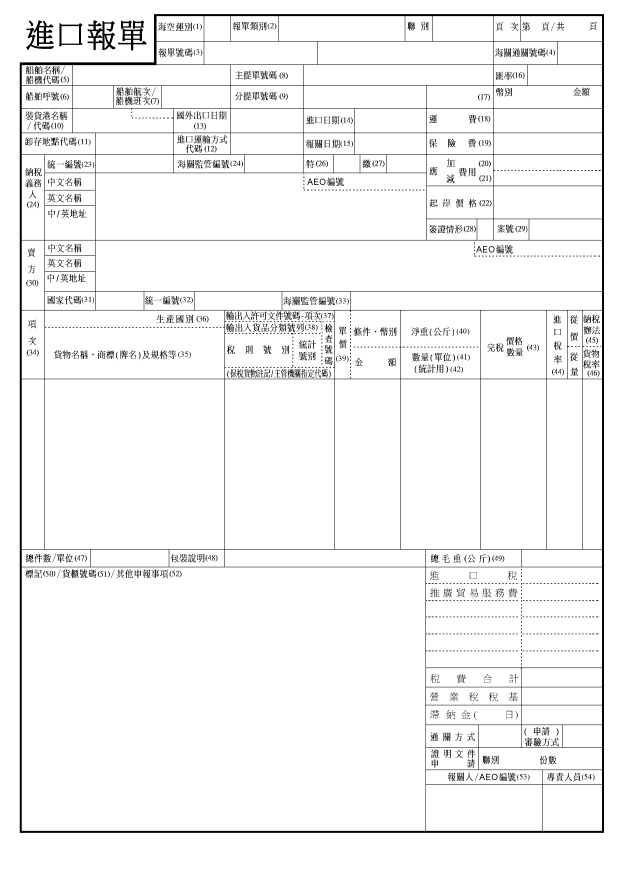
#> input picture vision/image/import_template.png, 2469 x 3496 px (shown at 1/4 size)
$ python table_detection_test.py
#> lines starting #> are read from the running program, lines starting #| are printed output that depends on the picture; after the words box and inside, x2 and y2 are one past the last pixel; in counts of white or black regions, pixels touching at a corner belong together
### vision/module/table_detection.py

import sys
import math
import cv2
import numpy as np
import pandas as pd
# import pytesseract

def is_vertical(line):
    return line[0]==line[2]

def is_horizontal(line):
    return line[1]==line[3]

def overlapping_filter(lines, sorting_index):
    separation = 5
    filtered_lines = []

    lines = sorted(lines, key=lambda lines: lines[sorting_index])

    for i in range(len(lines)):
            l_curr = lines[i]
            if(i>0):
                l_prev = lines[i-1]
                if ( (l_curr[sorting_index] - l_prev[sorting_index]) > separation):
                    filtered_lines.append(l_curr)
            else:
                filtered_lines.append(l_curr)

    return filtered_lines

def detect_lines(image, title='hough_line', rho = 1, theta = np.pi/180, threshold = 50, minLinLength = 290, maxLineGap = 6, display = False, write = False):
    print('[START] detecting lines via Hough transform ...')
    # Check if image is loaded fine
    gray = cv2.cvtColor(image, cv2.COLOR_BGR2GRAY)
    # (thresh, gray) = cv.threshold(gray, 0, 255, cv.THRESH_BINARY | cv.THRESH_OTSU)
    if gray is None:
        print ('Error opening image!')
        return -1

    dst = cv2.Canny(gray, 50, 150, None, 3)

    # Copy edges to the images that will display the results in BGR
    cImage = np.copy(image)

    #linesP = cv.HoughLinesP(dst, 1 , np.pi / 180, 50, None, 290, 6)
    linesP = cv2.HoughLinesP(dst, rho , theta, threshold, None, minLinLength, maxLineGap)

    horizontal_lines = []
    vertical_lines = []

    if linesP is not None:
        #for i in range(40, nb_lines):
        print('seperating lines into horizontal and vertical lines ...')
        for i in range(0, len(linesP)):
            l = linesP[i][0]
            # print(l)
            if (is_vertical(l)):
                vertical_lines.append(l)

            elif (is_horizontal(l)):
                horizontal_lines.append(l)
        # remove overlapping lines(distance in 5 pixels) with the same angle
        horizontal_lines = overlapping_filter(horizontal_lines, 1)
        vertical_lines = overlapping_filter(vertical_lines, 0)

    display = True
    if (display):
        for i, line in enumerate(horizontal_lines):
            cv2.line(cImage, (line[0], line[1]), (line[2], line[3]), (0,255,0), 2, cv2.LINE_AA)

            cv2.putText(cImage, str(i) + "h", (line[0] + 5, line[1]), cv2.FONT_HERSHEY_SIMPLEX,
                       0.5, (0, 0, 0), 1, cv2.LINE_AA)

        for i, line in enumerate(vertical_lines):
            cv2.line(cImage, (line[0], line[1]), (line[2], line[3]), (0,0,255), 2, cv2.LINE_AA)
            cv2.putText(cImage, str(i) + "v", (line[0], line[1] + 5), cv2.FONT_HERSHEY_SIMPLEX,
                       0.5, (0, 0, 0), 1, cv2.LINE_AA)

        # cv2.imshow("Source", cImage)
        # #cv.imshow("Canny", cdstP)
        # cv2.waitKey(0)
        # cv2.destroyAllWindows()

    if (write):
        print('saving detected lines image ...')
        cv2.imwrite("../Images/" + title + ".png", cImage)

    cv2.imwrite("../Images/" + title + "_canny.png", dst)
    cv2.imwrite("../Images/" + title + "_HoughLines.png", cImage)
    print('[FINISH] detecting lines via Hough transform ...')
    return (horizontal_lines, vertical_lines)


def sort_contours(cnts, method="left-to-right"):
    # initialize the reverse flag and sort index
    reverse = False
    i = 0
    # handle if we need to sort in reverse
    if method == "right-to-left" or method == "bottom-to-top":
        reverse = True
    # handle if we are sorting against the y-coordinate rather than
    # the x-coordinate of the bounding box
    if method == "top-to-bottom" or method == "bottom-to-top":
        i = 1
    # construct the list of bounding boxes and sort them from top to
    # bottom
    boundingBoxes = [cv2.boundingRect(c) for c in cnts]
    (cnts, boundingBoxes) = zip(*sorted(zip(cnts, boundingBoxes),
    key=lambda b:b[1][i], reverse=reverse))
    # return the list of sorted contours and bounding boxes
    return (cnts, boundingBoxes)


def line_detector(image,title='line_detector'):
    print('line detetcor for straigh line ')
    copy_img = image.copy()
    gray = cv2.cvtColor(image, cv2.COLOR_BGR2GRAY)

    if gray is None:
        print ('Error opening image!')
        return -1

    #thresholding the image to a binary image
    thresh,img_bin = cv2.threshold(gray,128,255,cv2.THRESH_BINARY |cv2.THRESH_OTSU)
    #inverting the image
    img_bin = 255-img_bin
    cv2.imwrite("../Images/" + title + "_binary.png", img_bin)
    # [8 lines of commented-out code are left out]
    kernel_len = np.array(image).shape[1]//100
    # Defining a vertical kernel to detect all vertical lines of image
    ver_kernel = cv2.getStructuringElement(cv2.MORPH_RECT, (1, kernel_len))
    # Defining a horizontal kernel to detect all horizontal lines of image
    hor_kernel = cv2.getStructuringElement(cv2.MORPH_RECT, (kernel_len, 1))
    # A kernel of 2x2
    kernel = cv2.getStructuringElement(cv2.MORPH_RECT, (2, 2))

    #Use vertical kernel to detect and save the vertical lines in a jpg
    image_1 = cv2.erode(img_bin, ver_kernel, iterations=3)
    vertical_lines = cv2.dilate(image_1, ver_kernel, iterations=3)
    cv2.imwrite("../Images/" + title + "_vertical_lines.png", vertical_lines)

    #Use horizontal kernel to detect and save the horizontal lines in a jpg
    image_2 = cv2.erode(img_bin, hor_kernel, iterations=3)
    horizontal_lines = cv2.dilate(image_2, hor_kernel, iterations=3)
    cv2.imwrite("../Images/" + title + "_horizontal_lines.png",horizontal_lines)

    img_vh = cv2.addWeighted(vertical_lines, 0.5, horizontal_lines, 0.5, 0.0)

    #Eroding and thesholding the image
    img_vh = cv2.erode(~img_vh, kernel, iterations=2)
    thresh, img_vh = cv2.threshold(img_vh,128,255, cv2.THRESH_BINARY | cv2.THRESH_OTSU)
    cv2.imwrite("../Images/" + title + "_VH.png", img_vh)
    bitxor = cv2.bitwise_xor(gray,img_vh)
    cv2.imwrite("../Images/" + title + "_bitxor.png", bitxor)
    bitnot = cv2.bitwise_not(bitxor)
    cv2.imwrite("../Images/" + title + "_bitnot.png", bitnot)
    # cv2.imshow("Bitnot", bitnot)
    # cv2.waitKey(0)
    # cv2.destroyAllWindows()

    # Detect contours for following box detection
    contours, hierarchy = cv2.findContours(img_vh, cv2.RETR_TREE, cv2.CHAIN_APPROX_SIMPLE)
    # Sort all the contours by top to bottom.
    contours, boundingBoxes = sort_contours(contours, method="top-to-bottom")

    #Creating a list of heights for all detected boxes
    heights = [boundingBoxes[i][3] for i in range(len(boundingBoxes))]
    #Get mean of heights
    mean = np.mean(heights)

    #Create list box to store all boxes in
    box = []
    point_color = (0,0,255)
    count = 0
    shape = copy_img.shape
    print('heigh: '+str(shape[1]))
    # 有些box太大的不可能是欄位，所以可以設定w/h來過濾 Get position (x,y), width and height for every contour and show the contour on image
    for c in contours:
        x, y, w, h = cv2.boundingRect(c)
        if (w<1000 and h<500):
            copy_img = cv2.rectangle(copy_img,(x,y),(x+w,y+h),(0,255,0),1)
            if y < int(shape[1]*0.2) or y > int(shape[1]*(3/4)):
                print('y value: '+ str(y))
                point_color = (255,0,0)
            else:
                point_color = (0,0,255)
            copy_img = cv2.circle(copy_img,(x,y),3,point_color,-1)
            box.append([x,y,w,h])
            count+=1
        else:
            print('[Warning] The countour with width >= 1000 or height >= 500, skip it to next one !')

    cv2.imwrite("../Images/" + title + "_box.png", copy_img)
    # TODO: return boxes[(x,y w,h),...]
    #Creating two lists to define row and column in which cell is located
    row=[]
    column=[]
    j=0
    #Sorting the boxes to their respective row and column
    for i in range(len(box)):
        if(i==0):
            column.append(box[i])
            previous=box[i]
        else:
            if(box[i][1]<=previous[1]+mean/2):
                column.append(box[i])
                previous=box[i]
                if(i==len(box)-1):
                    row.append(column)
            else:
                row.append(column)
                column=[]
                previous = box[i]
                column.append(box[i])
    print(str(len(column)) + ' Columns ======================')
    print(str(column))
    print(str(len(row)) + ' Rows ==========================')
    print(str(row))
    #calculating maximum number of cells
    countcol = 0
    for i in range(len(row)):
        countcol = len(row[i])
        if countcol > countcol:
            countcol = countcol

    print('countcil: ' + str(countcol))
    #Retrieving the center of each column
    center = [int(row[i][j][0]+row[i][j][2]/2) for j in range(len(row[i])) if row[0]]
    center=np.array(center)
    center.sort()


    finalboxes = []
    for i in range(len(row)):
        lis=[]
        for k in range(countcol):
            lis.append([])
        for j in range(len(row[i])):
            diff = abs(center-(row[i][j][0]+row[i][j][2]/4))
            minimum = min(diff)
            indexing = list(diff).index(minimum)
            lis[indexing].append(row[i][j])
        finalboxes.append(lis)

    print('finalboxes===============')
    print(np.shape(finalboxes))
    """"
    copy_img2 = image.copy()
    # 最花時間的步驟from every single image-based cell/box the strings are extracted via pytesseract and stored in a list
    outer=[]
    for i in range(len(finalboxes)):
        for j in range(len(finalboxes[i])):
            inner=""
            if(len(finalboxes[i][j])==0):
                outer.append(' ')
            else:
                for k in range(len(finalboxes[i][j])):
                    y,x,w,h = finalboxes[i][j][k][0],finalboxes[i][j][k][1], finalboxes[i][j][k][2],finalboxes[i][j][k][3]
                    copy_img2 = cv2.rectangle(copy_img2,(x,y),(x+w,y+h),(0,255,0),1)
                    copy_img2 = cv2.circle(copy_img2,(x,y),3,(255,0,0),-1)
                    finalimg = bitnot[x:x+h, y:y+w]
                    if k == 4:
                        cv2.imwrite("../Images/" + title + "_finalimg.png", finalimg)
                #     kernel = cv2.getStructuringElement(cv2.MORPH_RECT, (2, 1))
                    border = cv2.copyMakeBorder(finalimg,2,2,2,2,   cv2.BORDER_CONSTANT,value=[255,255])
                # [10 lines of commented-out code are left out]
    cv2.imwrite("../Images/" + title + "_finalbox.png", copy_img2)

    print('cell/box the strings: '+str(len(outer)))
    # [6 lines of commented-out code are left out]
    """

"""
def get_cropped_image(image, x, y, w, h):
    cropped_image = image[ y:y+h , x:x+w ]
    return cropped_image

def get_ROI(image, horizontal, vertical, left_line_index, right_line_index, top_line_index, bottom_line_index, offset=4):
    x1 = vertical[left_line_index][2] + offset
    y1 = horizontal[top_line_index][3] + offset
    x2 = vertical[right_line_index][2] - offset
    y2 = horizontal[bottom_line_index][3] - offset

    w = x2 - x1
    h = y2 - y1

    cropped_image = get_cropped_image(image, x1, y1, w, h)

    return cropped_image, (x1, y1, w, h)
"""

# [11 lines left out: function main, not called in this run]

# [2 lines that do not run on import are left out]

### vision/table_detection_test.py
import cv2
# import pytesseract
import numpy as np
# import preprocessing as process
import module.table_detection as table_detection
from skimage.transform import hough_line, hough_line_peaks
from skimage.color import rgb2gray
from skimage.feature import canny
import os, datetime

# pytesseract.pytesseract.tesseract_cmd = r'/usr/local/bin/tesseract'
# tessdata_dir_config = r'--tessdata-dir "/Users/jojolin/Desktop/work/開發工具/sources/systalk-ocr/tessdata"'


# [28 lines left out: functions skew_angle_hough_transform, draw_hough_lines, not called in this run]

        # ax[1].plot(origin, (y0, y1), '-r')


print('[START] Text extraction from table')
name = 'import_template'
filename = './image/'+name+'.png'

src = cv2.imread(filename)
#> src is the input picture: shape (3496, 2469, 3); min 0, max 255, mean 244.3
print('image size: '+ str(src.shape))
#| image size: (3496, 2469, 3)

# table lines removal
kernel_size = 5
kernel = np.ones((kernel_size,kernel_size), np.uint8)

# morphology operations for remove table/border
# TODO: 先灰階且二元化
gray = cv2.cvtColor(src, cv2.COLOR_BGR2GRAY)
thresh, img_bw = cv2.threshold(gray,0,255, cv2.THRESH_BINARY | cv2.THRESH_OTSU)
#> thresh = 136
cv2.imwrite("../Images/BINARY.jpg", img_bw)

img_erosion = cv2.erode(img_bw, kernel, iterations=1)
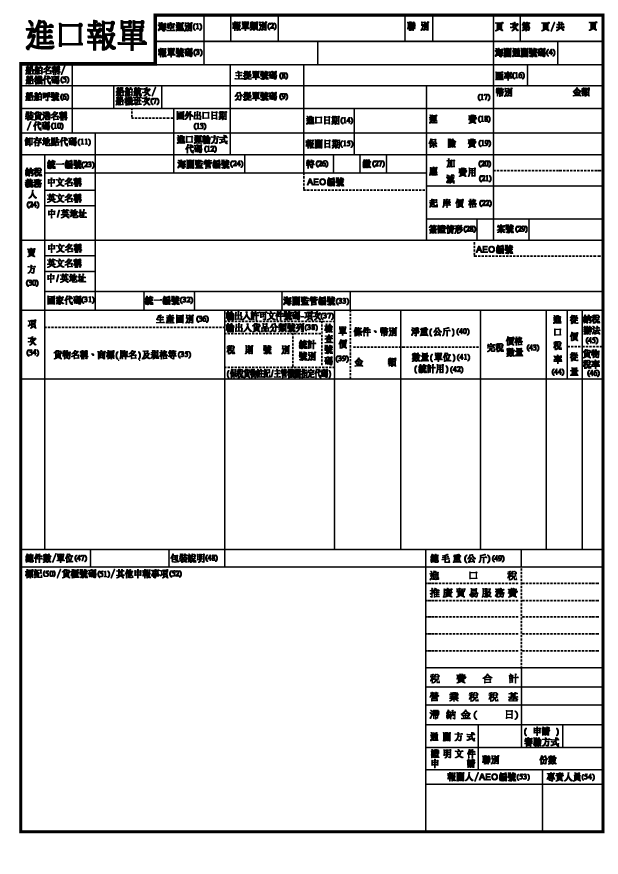
#> img_erosion: shape (3496, 2469) (shown at 1/4 size); 89.2% white; 933 black regions, largest, box (x1, y1, x2, y2) and area: (77, 54, 2418, 3333) 482808, (348, 79, 464, 203) 8855, (462, 348, 638, 423) 8720
img_dilate = cv2.dilate(img_erosion, kernel, iterations=1)
cv2.imwrite("../Images/erosion.jpg", img_erosion)
cv2.imwrite("../Images/dilation.jpg", img_dilate)

tic = datetime.datetime.now()
# get line for table
horizontal, vertical = table_detection.detect_lines(src,title=name,threshold = 20, minLinLength = 20, maxLineGap = 6, display=False, write = False)
#> the loop in detect_lines, `for i in range(0, len(linesP)):` made 4018 passes
#> l on passes 1 to 3: [2407, 3323, 2407, 64], [2415, 3331, 2415, 56], [87, 2269, 2406, 2269]
#> after the loop in detect_lines, `for i in range(0, len(linesP)):`: horizontal_lines = 2870 items, first 6: [87, 2269, 2406, 2269], [87, 532, 2406, 532], [79, 3331, 2414, 3331], [87, 432, 2406, 432], [88, 1516, 2406, 1516], [87, 1241, 2406, 1241]; vertical_lines = 126 items, first 6: [2407, 3323, 2407, 64], [2415, 3331, 2415, 56], [78, 3329, 78, 251], [86, 3321, 86, 262], [177, 2196, 177, 620], [897, 2266, 897, 1242]
#> in overlapping_filter, `lines = sorted(lines, key=lambda lines: lines[sorting_index])`: lines = 2870 items, first 6: [616, 56, 2414, 56], [626, 64, 2406, 64], [493, 86, 514, 86], [541, 86, 564, 86], [969, 87, 993, 87], [1007, 88, 1052, 88]
#> the loop in overlapping_filter, `for i in range(len(lines)):` made 2870 passes
#> (l_curr, l_prev) on passes 2 to 5: ([626, 64, 2406, 64], [616, 56, 2414, 56]), ([493, 86, 514, 86], [626, 64, 2406, 64]), ([541, 86, 564, 86], [493, 86, 514, 86]), ([969, 87, 993, 87], [541, 86, 564, 86])
#> after the loop in overlapping_filter, `for i in range(len(lines)):`: filtered_lines = 74 items, first 6: [616, 56, 2414, 56], [626, 64, 2406, 64], [493, 86, 514, 86], [184, 130, 208, 130], [533, 136, 558, 136], [383, 151, 409, 151]
#> in detect_lines, `horizontal_lines = overlapping_filter(horizontal_lines, 1)`: horizontal_lines has the same summary as filtered_lines in overlapping_filter
#> the loop in overlapping_filter (call 2), `for i in range(len(lines)):` made 126 passes
#> (l_curr, l_prev) on passes 2 to 5: ([86, 3321, 86, 262], [78, 3329, 78, 251]), ([104, 551, 104, 571], [86, 3321, 86, 262]), ([105, 401, 105, 374], [104, 551, 104, 571]), ([105, 267, 105, 290], [105, 401, 105, 374])
#> in detect_lines, `vertical_lines = overlapping_filter(vertical_lines, 0)`: vertical_lines = 64 items, first 6: [78, 3329, 78, 251], [86, 3321, 86, 262], [104, 551, 104, 571], [168, 295, 168, 270], [174, 168, 174, 109], [186, 264, 186, 284]
#> the loop in detect_lines, `for i, line in enumerate(horizontal_lines):` made 74 passes
#> after the loop in detect_lines, `for i, line in enumerate(horizontal_lines):`:
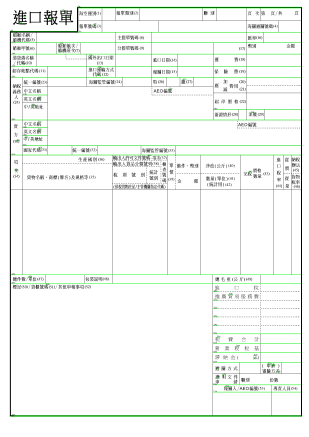
#> cImage: shape (3496, 2469, 3) (shown at 1/8 size); mean B, G, R 242.1, 246, 242.1
#> the loop in detect_lines, `for i, line in enumerate(vertical_lines):` made 64 passes
#> after the loop in detect_lines, `for i, line in enumerate(vertical_lines):`:
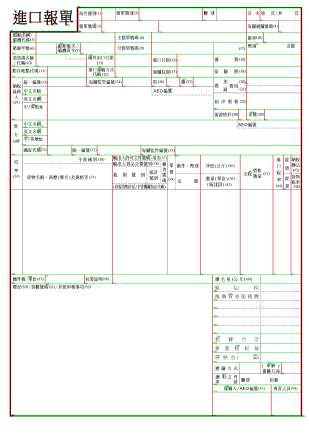
#> cImage: shape (3496, 2469, 3) (shown at 1/8 size); mean B, G, R 240.6, 244.4, 243.2
#> horizontal has the same summary as filtered_lines in overlapping_filter; vertical has the same summary as vertical_lines in detect_lines
print("preprocess: The processing of Hough transform elapsed time : ", datetime.datetime.now() - tic)
print('horizontal: '+ str(len(horizontal) ))
#| horizontal: 74
for i, line in enumerate(horizontal):
    print(line)
#> this loop made 74 passes
#> (printed output is left out)

print('vertical: '+ str(len(vertical) ))
#| vertical: 64
for i, line in enumerate(vertical):
    print(line)
#> this loop made 64 passes
#> (printed output is left out)


s = np.shape(src)
print("rgb size: "+str(s)+ ' len: '+str(len(s)))
#| rgb size: (3496, 2469, 3) len: 3
rgb = np.asarray(src)
if len(s) > 2:
    rgb = rgb[...,:3]
    image = rgb2gray(rgb)
edges = canny(image)
tested_angles = np.deg2rad(np.arange(0.1, 180.0))
h, theta, d = hough_line(edges, theta=tested_angles)
#> theta = 180 values from 0.00175 to 3.13; d = 8561 values from -4280 to 4280
# print('tested_angles => '+ str(theta))

tic = datetime.datetime.now()
table_detection.line_detector(src,title=name)
#> in line_detector, `thresh,img_bin = cv2.threshold(gray,128,255,cv2.THRESH_BINARY |cv2.THR..`: thresh = 136
#> in line_detector, `img_bin = 255-img_bin`:
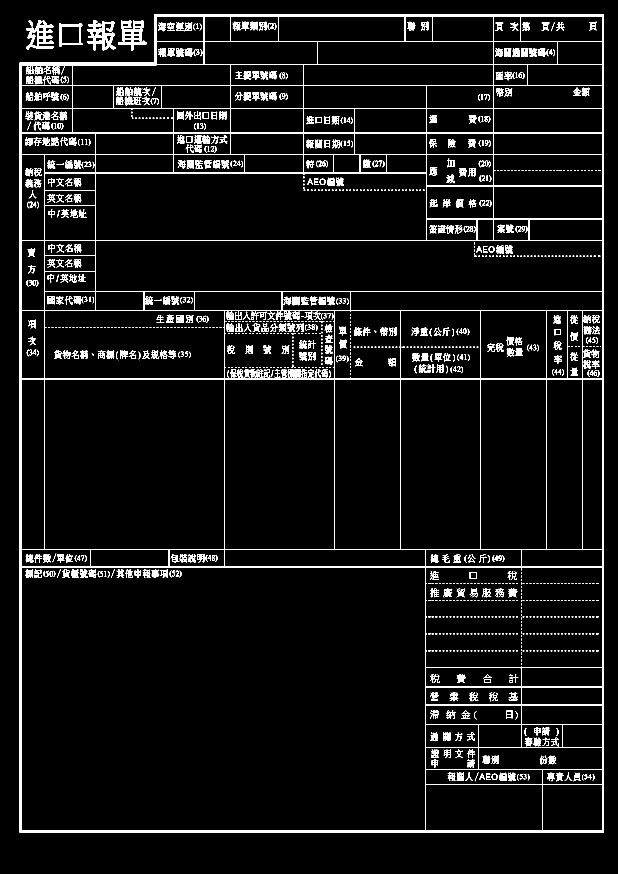
#> img_bin: shape (3496, 2469) (shown at 1/4 size); 4.3% white; 1685 white regions (760 under 20 px), largest, box (x1, y1, x2, y2) and area: (79, 56, 2416, 3331) 196680, (350, 81, 462, 201) 5875, (472, 82, 586, 202) 4341
#> in line_detector, `ver_kernel = cv2.getStructuringElement(cv2.MORPH_RECT, (1, kernel_len))`: ver_kernel = 24 values from 1 to 1
#> in line_detector, `kernel = cv2.getStructuringElement(cv2.MORPH_RECT, (2, 2))`: kernel = [[1, 1], [1, 1]]
#> in line_detector, `thresh, img_vh = cv2.threshold(img_vh,128,255, cv2.THRESH_BINARY | cv2..`: thresh = 127
#> in line_detector, `contours, hierarchy = cv2.findContours(img_vh, cv2.RETR_TREE, cv2.CHAI..`: contours = 126 contours; largest, box (x1, y1, x2, y2) and area: (0, 0, 2469, 3496) 8625660, (78, 55, 2422, 3337) 7566778, (89, 2271, 1702, 3323) 1694170, (182, 1519, 898, 2197) 484055, (384, 964, 2408, 1165) 404516
#> in sort_contours, `boundingBoxes = [cv2.boundingRect(c) for c in cnts]`: boundingBoxes = 126 items, first 6: (0, 0, 2469, 3496), (237, 95, 99, 97), (248, 107, 68, 67), (474, 87, 118, 121), (494, 145, 30, 9), (494, 127, 30, 9)
#> in sort_contours, `(cnts, boundingBoxes) = zip(*sorted(zip(cnts, boundingBoxes), key=lamb..`: cnts has the same summary as contours in line_detector; boundingBoxes = 126 items, first 6: (0, 0, 2469, 3496), (78, 55, 2344, 3282), (2084, 67, 324, 97), (1977, 67, 103, 97), (1734, 67, 239, 97), (1623, 67, 107, 97)
#> in line_detector, `heights = [boundingBoxes[i][3] for i in range(len(boundingBoxes))]`: heights = 126 values, max 3496 at index 0, min 9 at index 16, mean 203.8
#> in line_detector, `mean = np.mean(heights)`: mean = 203.8
#| heigh: 2469
#> the loop in line_detector, `for c in contours:` made 126 passes
#> (c, x, y, w, h, point_color) on passes 3 to 4: ([[2084, 67], [2084, 163], [2407, 163], [2407, 67]], 2084, 67, 324, 97, (255, 0, 0)), ([[1977, 67], [1977, 163], [2079, 163], [2079, 67]], 1977, 67, 103, 97, (255, 0, 0))
#> (printed output is left out)
#> after the loop in line_detector, `for c in contours:`:
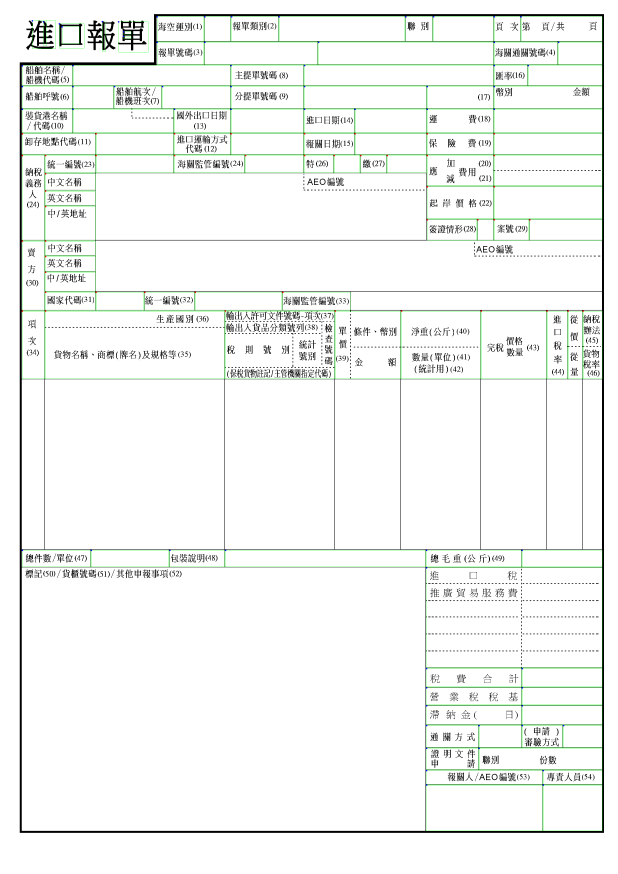
#> copy_img: shape (3496, 2469, 3) (shown at 1/4 size); mean B, G, R 243, 245.4, 243
#> the loop in line_detector, `for i in range(len(box)):` made 112 passes
#| 16 Columns ======================
#> (printed output is left out)
#| 3 Rows ==========================
#> (printed output is left out)
#> the loop in line_detector, `for i in range(len(row)):` made 3 passes
#> (the run stopped early here; a loop or call above may not have finished)
